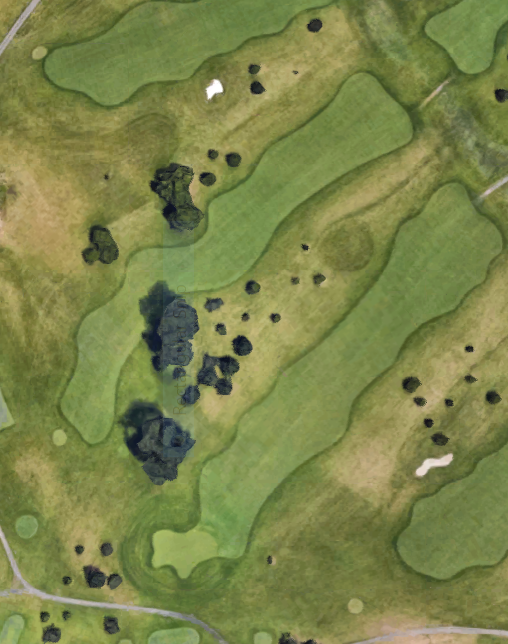
#> input picture OSURC/image.PNG, 508 x 644 px, found by its file name
$ python 'EdgeBlurContrast Vision.py'
#> lines starting #> are read from the running program, lines starting #| are printed output that depends on the picture
"""
NOTES OF IMPORTANCE:
You need opencv2, and numpy in order for this to work
This was written in python3.7
Experiment with the values to see what you can do

Thanks!
Graham Donaldson

Recommended Values:
Contrast: 1 to 10
Brightness: -30 to 30
Blur: 1-100, but it has to be an odd number
lowerThreshold: 80-130 ish
Threshold Ratio: 1-10 ish, haven't experimented much with this, go crazy!


PS: you need to have an image named "image.png" in the same directory as this script in order of the script to run.
"""


import cv2, time
import numpy as np
import matplotlib.pyplot as plt

def contraster(img, alpha, beta):
    #alpha: contrast
    #beta: brightness
    contrasted_image = cv2.addWeighted(img, alpha, np.zeros(img.shape, img.dtype), 0, beta)
    return contrasted_image

def blur(img, xDeviation, yDeviation):
    blur = cv2.GaussianBlur(img,(xDeviation,yDeviation),0)
    return blur

def edgeConverter(img, lowThreshold, thresRatio):
    edges = cv2.Canny(img, lowThreshold, lowThreshold*thresRatio)
    return edges

def nothing(x):
    pass

img = cv2.imread('image.png')
#> img is the input picture: shape (644, 508, 3); mean B, G, R 74.2, 132.3, 123.8
cv2.namedWindow('image')
cv2.createTrackbar('BLUR','image',0,100,nothing)
cv2.createTrackbar('CONTRAST','image',1,10,nothing)
cv2.createTrackbar('BRIGHTNESS','image',0,100,nothing)
cv2.createTrackbar('EDGE_Threshold','image',80,130,nothing)
cv2.createTrackbar('EDGE_Ratio','image',0,100,nothing)

while True:
    blurTrack = cv2.getTrackbarPos('BLUR','image')
    contrastTrack = cv2.getTrackbarPos('CONTRAST','image')
    brightnessTrack = cv2.getTrackbarPos('BRIGHTNESS', 'image')
    thresholdTrack = cv2.getTrackbarPos('EDGE_Threshold', 'image')
    ratioTrack = cv2.getTrackbarPos('EDGE_Ratio','image')
    if blurTrack == -1: #if the blur trackbar is in the starter value (-1)
        blurTrack = 1;
    elif blurTrack % 2 == 0: #if the trackbar is a even number
        blurTrack += 1;
    proccessedImage = edgeConverter(blur(contraster(img, contrastTrack, brightnessTrack), blurTrack, blurTrack),thresholdTrack, ratioTrack) #apply all filters
#> in edgeConverter, `edges = cv2.Canny(img, lowThreshold, lowThreshold*thresRatio)`:
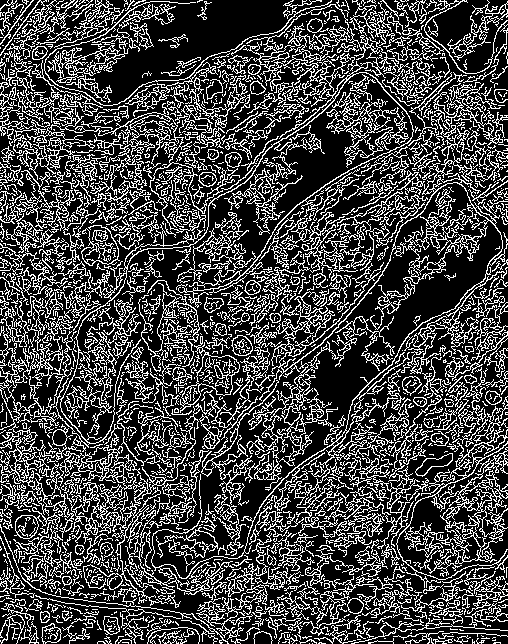
#> edges: shape (644, 508); 27.2% white in thin lines or dots
    proccessedImage = cv2.cvtColor(proccessedImage, cv2.COLOR_GRAY2RGB)
#> proccessedImage: shape (644, 508, 3); 27.2% white in thin lines or dots
    shownImage = cv2.resize(np.hstack((img,proccessedImage)), (0,0), fx=0.7, fy=0.7)
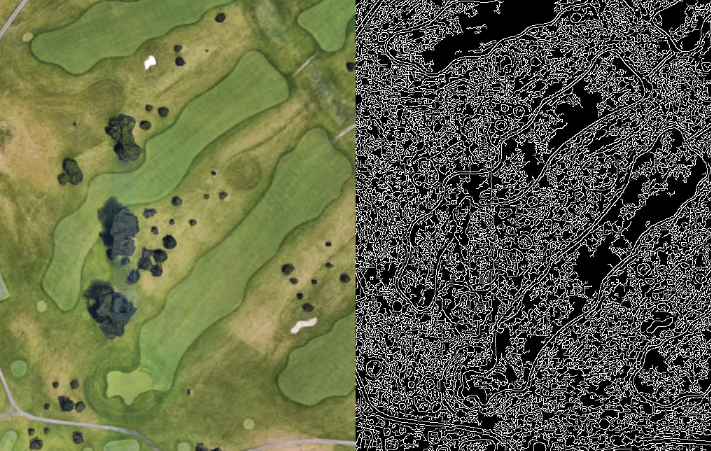
#> shownImage: shape (451, 711, 3); mean B, G, R 71.8, 100.8, 96.6
    cv2.imshow('image',shownImage)
    k = cv2.waitKey(1) & 0xFF
#> (key Esc is pressed here)
    if k == 27:
        break


"""
#MATPLOTLIB METHOD (old version, youll have to import matplotlib)
while True:
    print("___Sharpening Values___(Expected type = float)")
    alpha = float(input("Enter Contrast: "))
    beta = float(input("Enter Brightness: "))
    print("___Blur Values___(Expected type = int and odd)")
    Dev = int(input("Enter Deviation: "))
    print("__Edge Detection__(Expected type = int)")
    lowThreshold = int(input("Lower Threshold: "))
    thresRatio = int(input("Threshold Ratio: "))

    #Display Stuff
    fig = plt.figure()

    a = fig.add_subplot(2,2,1)
    plt.imshow(img)
    a.set_title('Original Image')
    a.set_yticklabels([])
    a.set_xticklabels([])

    a = fig.add_subplot(2,2,2)
    plt.imshow(blur(img, Dev, Dev))
    a.set_title('Blurred Image')
    a.set_yticklabels([])
    a.set_xticklabels([])

    a = fig.add_subplot(2,2,3)
    plt.imshow(contraster(img, alpha, beta))
    a.set_title('Contrasted Image')
    a.set_yticklabels([])
    a.set_xticklabels([])

    a = fig.add_subplot(2,2,4)
    plt.imshow(edgeConverter(img,lowThreshold,thresRatio))
    a.set_title('edgeConvertered Image')
    a.set_yticklabels([])
    a.set_xticklabels([])

    plt.show()
    print("---------------------------------------------------------------------")
"""
